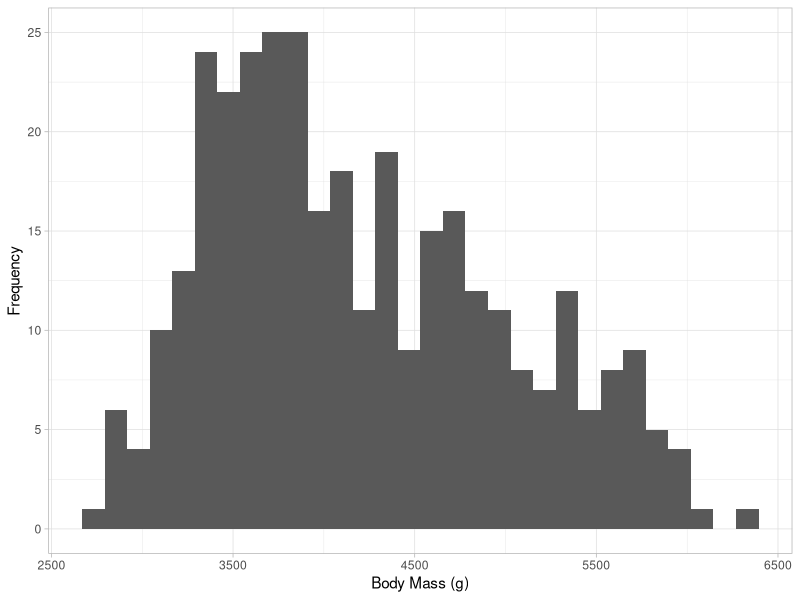

Reproduce this figure in R.
## ---- chunk 1
knitr::opts_chunk$set(echo = TRUE)
## ---- chunk 2
# function_name <- function(inputs) {
#   output <- do_something(inputs)
#   return(output)
# }
## ---- chunk 3
calc_shrub_vol <- function(length, width, height) {
  volume <- length * width * height
  return(volume)}
## ---- chunk 4
calc_shrub_vol(0.8, 1.6, 2.0)
## ---- chunk 5
shrub_vol <- calc_shrub_vol(0.8, 1.6, 2.0)
## ---- chunk 6
est_shrub_mass <- function(volume, a = 2.65, b = 0.9) {
  mass <- a * volume^b
  return(mass)
}
est_shrub_mass(2.56)
## ---- chunk 7
est_shrub_mass(2.56, 2.65, 0.9)
## ---- chunk 8
est_shrub_mass(2.56, 0.85)
## ---- chunk 9
est_shrub_mass(2.56, b = 0.85)
## ---- chunk 10
# vectors
lengths <- c(1.2, 3, 4.7, 0.3)
widths <- c(0.5, 2.0, 4.2, 1.0)
heights <- c(1.1, 2.2, 3.0, 0.7)

calc_shrub_vol(lengths, widths, heights)

# data frame
shrub_dimensions <- data.frame(length = lengths, 
                               width = widths, 
                               height = heights)

calc_shrub_vol(shrub_dimensions$length,
               shrub_dimensions$width,
               shrub_dimensions$height)
## ---- chunk 11
# use the mutate function from dplyr without loading the package
# we can use an fully qualified function call, e.g., pkg::function() 
shrub_dimensions |> 
  dplyr::mutate(volume = calc_shrub_vol(length, width, height))
## ---- chunk 12
shrub_volume <- calc_shrub_vol(0.8, 1.6, 2)
est_shrub_mass(shrub_volume)
## ---- chunk 13
calc_shrub_vol(0.8, 1.6, 2) |> 
  est_shrub_mass()

## ---- chunk 14
library(tidyverse)
library(palmerpenguins)
## ---- chunk 15
make_plot <- function(df, column, label){
  ggplot(data = df, aes(x = {{ column }})) +
    geom_histogram() +
    labs(x = label, 
         y = "Frequency") +
    theme_light()
}

make_plot(penguins, body_mass_g, "Body Mass (g)")
